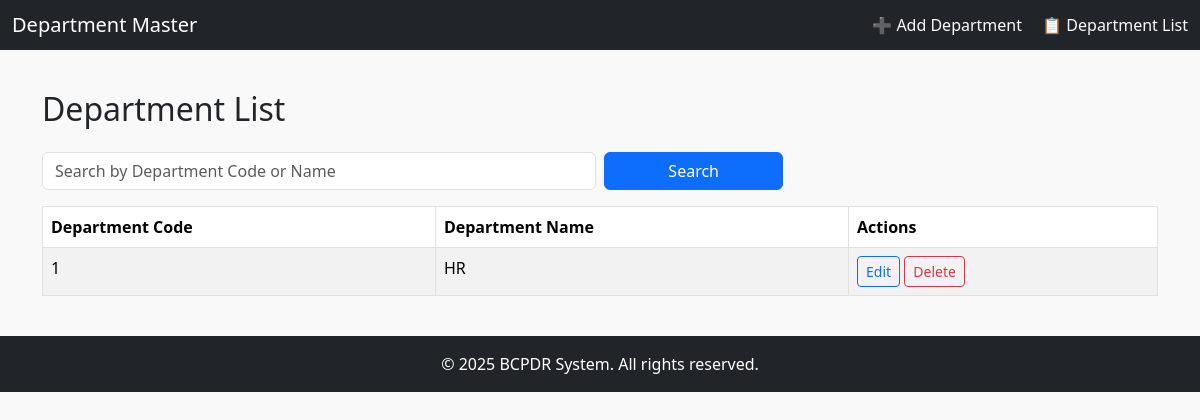
Page /Department_Master/department_list.php on the earlier database version.
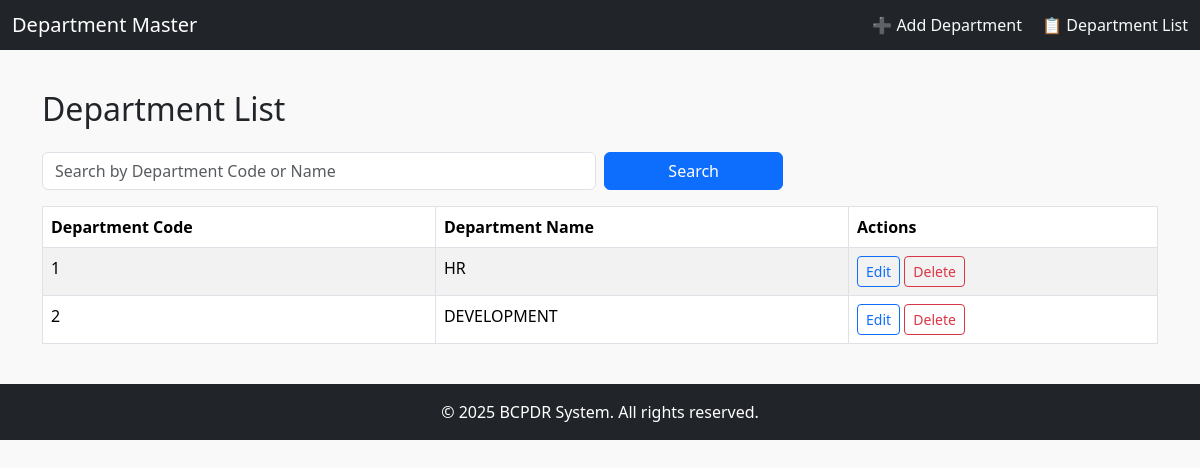
Same page on the later database version.
### tables this page shows
CREATE TABLE `department_master` (
  `DepartmentCode` varchar(10) NOT NULL,
  `DepartmentName` varchar(100) NOT NULL
);

### Department_Master/department_list.php (the view, shortened to what this page needs)
<?php
$conn = new mysqli("localhost", "root", "", "BCPDR");
$search = $_GET['search'] ?? '';
$where = "WHERE 1";
$query = "SELECT * FROM department_master $where ORDER BY DepartmentCode";
$result = $conn->query($query);
?>
<!DOCTYPE html>
<html>
<head>
    <link href="https://cdn.jsdelivr.net/npm/bootstrap@5.3.3/dist/css/bootstrap.min.css" rel="stylesheet">
</head>
<body>
<nav class="navbar navbar-dark bg-dark">
    <div class="container-fluid">
        <span class="navbar-brand mb-0 h1">Department Master</span>
        <span class="text-light">
            <a href="add_department.php" class="text-light text-decoration-none me-3">➕ Add Department</a>
            <a href="department_list.php" class="text-light text-decoration-none">📋 Department List</a>
        </span>
    </div>
</nav>
<div class="container">
    <h2 class="mb-4">Department List</h2>
    <form method="get" class="row g-2 mb-3">
        <div class="col-md-6">
            <input type="text" name="search" value="<?= htmlspecialchars($search) ?>" class="form-control" placeholder="Search by Department Code or Name">
        </div>
        <div class="col-md-2">
            <button type="submit" class="btn btn-primary w-100">Search</button>
        </div>
    </form>
    <table class="table table-bordered table-striped">
        <thead>
            <tr>
                <th>Department Code</th>
                <th>Department Name</th>
                <th>Actions</th>
            </tr>
        </thead>
        <tbody>
        <?php if ($result->num_rows > 0): ?>
            <?php while ($row = $result->fetch_assoc()): ?>
                <tr>
                    <td><?= htmlspecialchars($row['DepartmentCode']) ?></td>
                    <td><?= htmlspecialchars($row['DepartmentName']) ?></td>
                    <td>
                        <a href="edit_department.php?code=<?= urlencode($row['DepartmentCode']) ?>" class="btn btn-sm btn-outline-primary">Edit</a>
                        <button onclick="confirmDelete('<?= htmlspecialchars($row['DepartmentCode']) ?>')" class="btn btn-sm btn-outline-danger">Delete</button>
                    </td>
                </tr>
            <?php endwhile; ?>
        <?php else: ?>
            <tr><td colspan="3" class="text-center">No departments found.</td></tr>
        <?php endif; ?>
        </tbody>
    </table>
</div>
<footer class="bg-dark text-white text-center py-3">
    © 2025 BCPDR System. All rights reserved.
</footer>
</body>
</html>

Differences in the rows shown:
added department_master: DepartmentCode "2", DepartmentName "DEVELOPMENT"
